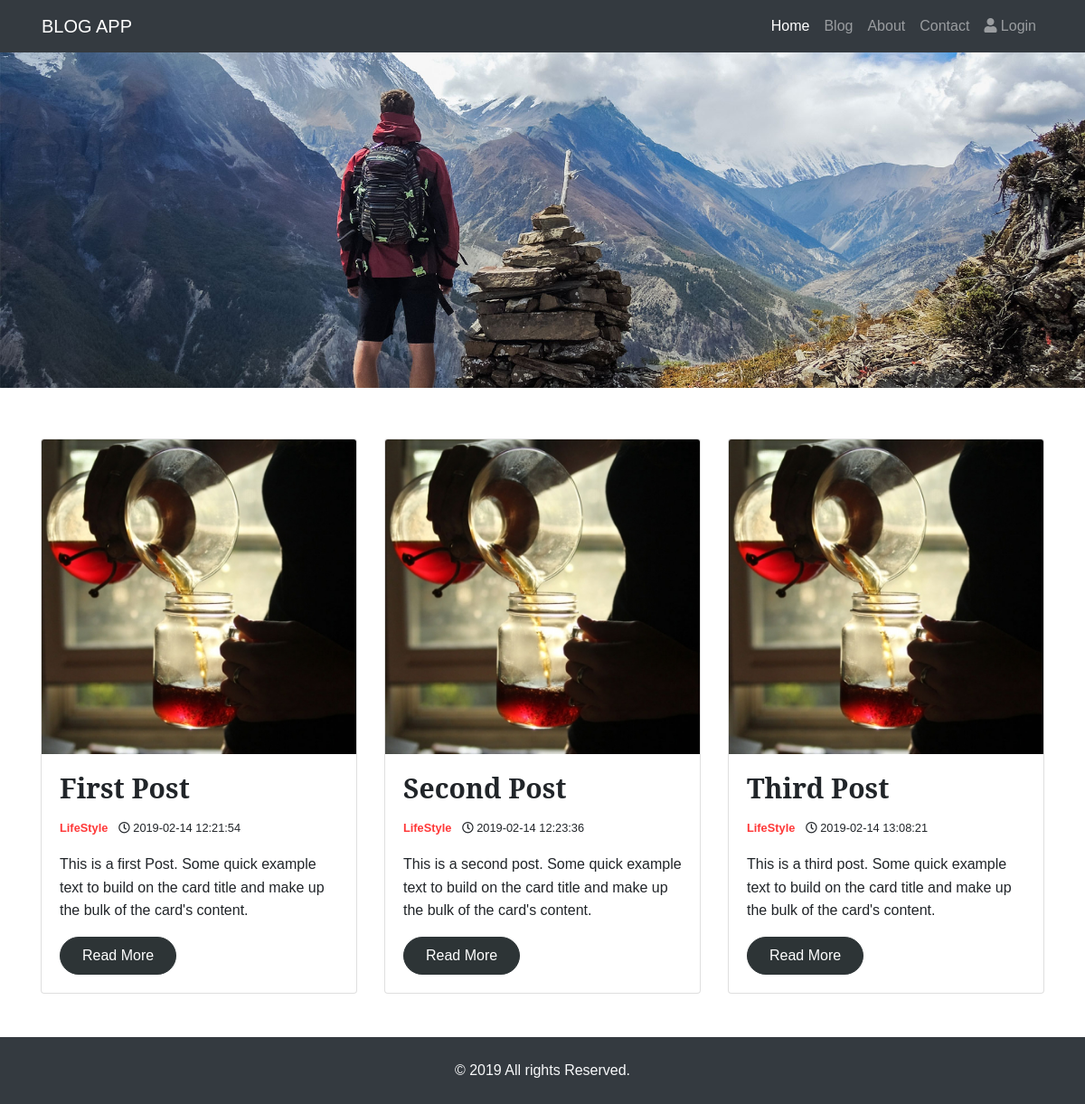
Page /app/index.php on the committed database.
### tables this page shows
CREATE TABLE `blogs` (
  `id` int(11) NOT NULL,
  `title` varchar(255) NOT NULL,
  `body` text NOT NULL,
  `author` varchar(255) NOT NULL,
  `is_published` tinyint(1) NOT NULL DEFAULT '1',
  `created_at` datetime DEFAULT CURRENT_TIMESTAMP
);

### app/index.php (the view, shortened to what this page needs)
<?php include("partial/header.php"); ?>
        <section class="billboard">
            <div><img src="images/slides/slide2.jpg" alt="" /></div>
        </section>
        <section class="py-5">
            <div class="container">
                <div class="row">
            <?php
            $is_published=true;
            $limit=3;
            $sql="SELECT * FROM blogs WHERE  is_published=? LIMIT ?";
            $stmt=$pdo->prepare($sql);
            $stmt->execute([$is_published,$limit]);
            $blogs=$stmt->fetchAll();
            foreach ($blogs as $blog) {  ?>
                <div class="col-lg-4">
                <div class="card ">
                <img
                    class="card-img-top"
                    src="images/blogimg/blogimg1.jpg"
                    alt="Card image cap"
                />
                <div class="card-body">
                    <h5 class="card-title h3">
                        <?php echo $blog->title; ?>
                    </h5>
                    <div class="content-meta mb-3">
                        <small>
                            <strong class="text-secondary">
                                LifeStyle
                            </strong>
                        </small>
                        <small class="ml-2">
                            <em class="far fa-clock"></em>
                            <?php echo $blog->created_at; ?>
                        </small>
                    </div>
                    <p class="card-text">
                    <?php echo $blog->body; ?>
                    </p>
                    <a href="#" class="btn btn-primary"
                        >Read More</a
                    >
                </div>
                </div>
                </div>
            <?php
            }
            ?>
                </div>
            </div>
        </section>
        <?php include("partial/footer.php"); ?>

### rows in the picture
blogs: title "First Post", created_at "2019-02-14 12:21:54", body "This is a first Post. Some quick example text to build on the card title and make up the bulk of the card's content."
blogs: title "Second Post", created_at "2019-02-14 12:23:36", body "This is a second post. Some quick example text to build on the card title and make up the bulk of the card's content."
blogs: title "Third Post", created_at "2019-02-14 13:08:21", body "This is a third post. Some quick example text to build on the card title and make up the bulk of the card's content."
